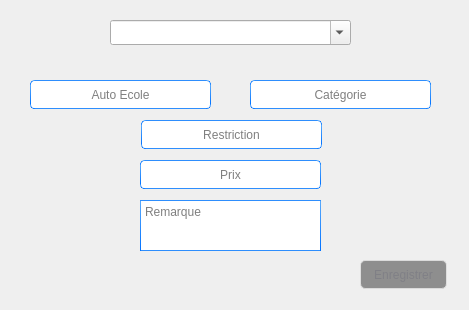
<?xml version="1.0" encoding="UTF-8"?>
<ui version="4.0">
 <class>Form</class>
 <widget class="QWidget" name="Form">
  <property name="geometry">
   <rect>
    <x>0</x>
    <y>0</y>
    <width>469</width>
    <height>310</height>
   </rect>
  </property>
  <property name="minimumSize">
   <size>
    <width>469</width>
    <height>310</height>
   </size>
  </property>
  <property name="maximumSize">
   <size>
    <width>469</width>
    <height>310</height>
   </size>
  </property>
  <property name="windowTitle">
   <string>Form</string>
  </property>
  <property name="styleSheet">
   <string notr="true">/*
background-color: rgb(0, 153, 204);
QLineEdit{
	
	background-color: rgb(255, 255, 255);
	border : 0px solid #ffffff;
}

*/

/*
Aqua Style Sheet for QT Applications
Author: Jaime A. Quiroga P.
Company: GTRONICK
Last updated: 22/01/2019, 07:55.
Available at: https://github.com/GTRONICK/QSS/blob/master/Aqua.qss
*/
QMainWindow {
	background-color:#ececec;
}
QTextEdit {
	border-width: 1px;
	border-style: solid;
	border-color: qlineargradient(spread:pad, x1:0.5, y1:1, x2:0.5, y2:0, stop:0 rgba(0, 113, 255, 255), stop:1 rgba(91, 171, 252, 255));
}
QPlainTextEdit {
	border-width: 1px;
	border-style: solid;
	border-color: qlineargradient(spread:pad, x1:0.5, y1:1, x2:0.5, y2:0, stop:0 rgba(0, 113, 255, 255), stop:1 rgba(91, 171, 252, 255));
}
QToolButton {
	border-style: solid;
	border-top-color: qlineargradient(spread:pad, x1:0.5, y1:1, x2:0.5, y2:0, stop:0 rgb(215, 215, 215), stop:1 rgb(222, 222, 222));
	border-right-color: qlineargradient(spread:pad, x1:0, y1:0.5, x2:1, y2:0.5, stop:0 rgb(217, 217, 217), stop:1 rgb(227, 227, 227));
	border-left-color: qlineargradient(spread:pad, x1:0, y1:0.5, x2:1, y2:0.5, stop:0 rgb(227, 227, 227), stop:1 rgb(217, 217, 217));
	border-bottom-color: qlineargradient(spread:pad, x1:0.5, y1:1, x2:0.5, y2:0, stop:0 rgb(215, 215, 215), stop:1 rgb(222, 222, 222));
	border-width: 1px;
	border-radius: 5px;
	color: rgb(0,0,0);
	padding: 2px;
	background-color: rgb(255,255,255);
}
QToolButton:hover{
	border-style: solid;
	border-top-color: qlineargradient(spread:pad, x1:0.5, y1:1, x2:0.5, y2:0, stop:0 rgb(195, 195, 195), stop:1 rgb(222, 222, 222));
	border-right-color: qlineargradient(spread:pad, x1:0, y1:0.5, x2:1, y2:0.5, stop:0 rgb(197, 197, 197), stop:1 rgb(227, 227, 227));
	border-left-color: qlineargradient(spread:pad, x1:0, y1:0.5, x2:1, y2:0.5, stop:0 rgb(227, 227, 227), stop:1 rgb(197, 197, 197));
	border-bottom-color: qlineargradient(spread:pad, x1:0.5, y1:1, x2:0.5, y2:0, stop:0 rgb(195, 195, 195), stop:1 rgb(222, 222, 222));
	border-width: 1px;
	border-radius: 5px;
	color: rgb(0,0,0);
	padding: 2px;
	background-color: rgb(255,255,255);
}
QToolButton:pressed{
	border-style: solid;
	border-top-color: qlineargradient(spread:pad, x1:0.5, y1:1, x2:0.5, y2:0, stop:0 rgb(215, 215, 215), stop:1 rgb(222, 222, 222));
	border-right-color: qlineargradient(spread:pad, x1:0, y1:0.5, x2:1, y2:0.5, stop:0 rgb(217, 217, 217), stop:1 rgb(227, 227, 227));
	border-left-color: qlineargradient(spread:pad, x1:0, y1:0.5, x2:1, y2:0.5, stop:0 rgb(227, 227, 227), stop:1 rgb(217, 217, 217));
	border-bottom-color: qlineargradient(spread:pad, x1:0.5, y1:1, x2:0.5, y2:0, stop:0 rgb(215, 215, 215), stop:1 rgb(222, 222, 222));
	border-width: 1px;
	border-radius: 5px;
	color: rgb(0,0,0);
	padding: 2px;
	background-color: rgb(142,142,142);
}
QPushButton{
	border-style: solid;
	border-top-color: qlineargradient(spread:pad, x1:0.5, y1:1, x2:0.5, y2:0, stop:0 rgb(215, 215, 215), stop:1 rgb(222, 222, 222));
	border-right-color: qlineargradient(spread:pad, x1:0, y1:0.5, x2:1, y2:0.5, stop:0 rgb(217, 217, 217), stop:1 rgb(227, 227, 227));
	border-left-color: qlineargradient(spread:pad, x1:0, y1:0.5, x2:1, y2:0.5, stop:0 rgb(227, 227, 227), stop:1 rgb(217, 217, 217));
	border-bottom-color: qlineargradient(spread:pad, x1:0.5, y1:1, x2:0.5, y2:0, stop:0 rgb(215, 215, 215), stop:1 rgb(222, 222, 222));
	border-width: 1px;
	border-radius: 5px;
	color: rgb(0,0,0);
	padding: 2px;
	background-color: rgb(255,255,255);
}
QPushButton::default{
	border-style: solid;
	border-top-color: qlineargradient(spread:pad, x1:0.5, y1:1, x2:0.5, y2:0, stop:0 rgb(215, 215, 215), stop:1 rgb(222, 222, 222));
	border-right-color: qlineargradient(spread:pad, x1:0, y1:0.5, x2:1, y2:0.5, stop:0 rgb(217, 217, 217), stop:1 rgb(227, 227, 227));
	border-left-color: qlineargradient(spread:pad, x1:0, y1:0.5, x2:1, y2:0.5, stop:0 rgb(227, 227, 227), stop:1 rgb(217, 217, 217));
	border-bottom-color: qlineargradient(spread:pad, x1:0.5, y1:1, x2:0.5, y2:0, stop:0 rgb(215, 215, 215), stop:1 rgb(222, 222, 222));
	border-width: 1px;
	border-radius: 5px;
	color: rgb(0,0,0);
	padding: 2px;
	background-color: rgb(255,255,255);
}
QPushButton:hover{
	border-style: solid;
	border-top-color: qlineargradient(spread:pad, x1:0.5, y1:1, x2:0.5, y2:0, stop:0 rgb(195, 195, 195), stop:1 rgb(222, 222, 222));
	border-right-color: qlineargradient(spread:pad, x1:0, y1:0.5, x2:1, y2:0.5, stop:0 rgb(197, 197, 197), stop:1 rgb(227, 227, 227));
	border-left-color: qlineargradient(spread:pad, x1:0, y1:0.5, x2:1, y2:0.5, stop:0 rgb(227, 227, 227), stop:1 rgb(197, 197, 197));
	border-bottom-color: qlineargradient(spread:pad, x1:0.5, y1:1, x2:0.5, y2:0, stop:0 rgb(195, 195, 195), stop:1 rgb(222, 222, 222));
	border-width: 1px;
	border-radius: 5px;
	color: rgb(0,0,0);
	padding: 2px;
	/*background-color: rgb(255,255,255);*/
	background-color: qlineargradient(spread:pad, x1:0.5, y1:1, x2:0.5, y2:0, stop:0 rgba(0, 113, 255, 255), stop:1 rgba(91, 171, 252, 255));
}
QPushButton:pressed{
	border-style: solid;
	border-top-color: qlineargradient(spread:pad, x1:0.5, y1:1, x2:0.5, y2:0, stop:0 rgb(215, 215, 215), stop:1 rgb(222, 222, 222));
	border-right-color: qlineargradient(spread:pad, x1:0, y1:0.5, x2:1, y2:0.5, stop:0 rgb(217, 217, 217), stop:1 rgb(227, 227, 227));
	border-left-color: qlineargradient(spread:pad, x1:0, y1:0.5, x2:1, y2:0.5, stop:0 rgb(227, 227, 227), stop:1 rgb(217, 217, 217));
	border-bottom-color: qlineargradient(spread:pad, x1:0.5, y1:1, x2:0.5, y2:0, stop:0 rgb(215, 215, 215), stop:1 rgb(222, 222, 222));
	border-width: 1px;
	border-radius: 5px;
	color: rgb(0,0,0);
	padding: 2px;
	background-color: rgb(142,142,142);
}
QPushButton:disabled{
	border-style: solid;
	border-top-color: qlineargradient(spread:pad, x1:0.5, y1:1, x2:0.5, y2:0, stop:0 rgb(215, 215, 215), stop:1 rgb(222, 222, 222));
	border-right-color: qlineargradient(spread:pad, x1:0, y1:0.5, x2:1, y2:0.5, stop:0 rgb(217, 217, 217), stop:1 rgb(227, 227, 227));
	border-left-color: qlineargradient(spread:pad, x1:0, y1:0.5, x2:1, y2:0.5, stop:0 rgb(227, 227, 227), stop:1 rgb(217, 217, 217));
	border-bottom-color: qlineargradient(spread:pad, x1:0.5, y1:1, x2:0.5, y2:0, stop:0 rgb(215, 215, 215), stop:1 rgb(222, 222, 222));
	border-width: 1px;
	border-radius: 5px;
	color: #808086;
	padding: 2px;
	background-color: rgb(142,142,142);
}
QLineEdit {
	border-width: 1px; border-radius: 4px;
	border-style: solid;
	border-color: qlineargradient(spread:pad, x1:0.5, y1:1, x2:0.5, y2:0, stop:0 rgba(0, 113, 255, 255), stop:1 rgba(91, 171, 252, 255));
}
QLabel {
	color: #000000;
}
QLCDNumber {
	color: rgb(0, 113, 255, 255);
}
QProgressBar {
	text-align: center;
	color: rgb(240, 240, 240);
	border-width: 1px; 
	border-radius: 10px;
	border-color: rgb(230, 230, 230);
	border-style: solid;
	background-color:rgb(207,207,207);
}
QProgressBar::chunk {
	background-color: qlineargradient(spread:pad, x1:0.5, y1:1, x2:0.5, y2:0, stop:0 rgba(49, 147, 250, 255), stop:1 rgba(34, 142, 255, 255));
	border-radius: 10px;
}
QMenuBar {
	background-color: qlineargradient(spread:pad, x1:0.5, y1:1, x2:0.5, y2:0, stop:0 rgba(207, 209, 207, 255), stop:1 rgba(230, 229, 230, 255));
}
QMenuBar::item {
	color: #000000;
  	spacing: 3px;
  	padding: 1px 4px;
	background-color: qlineargradient(spread:pad, x1:0.5, y1:1, x2:0.5, y2:0, stop:0 rgba(207, 209, 207, 255), stop:1 rgba(230, 229, 230, 255));
}

QMenuBar::item:selected {
  	background-color: qlineargradient(spread:pad, x1:0.5, y1:1, x2:0.5, y2:0, stop:0 rgba(0, 113, 255, 255), stop:1 rgba(91, 171, 252, 255));
	color: #FFFFFF;
}
QMenu::item:selected {
	border-style: solid;
	border-top-color: transparent;
	border-right-color: transparent;
	border-left-color: qlineargradient(spread:pad, x1:0.5, y1:1, x2:0.5, y2:0, stop:0 rgba(0, 113, 255, 255), stop:1 rgba(91, 171, 252, 255));
	border-bottom-color: transparent;
	border-left-width: 2px;
	color: #000000;
	padding-left:15px;
	padding-top:4px;
	padding-bottom:4px;
	padding-right:7px;
}
QMenu::item {
	border-style: solid;
	border-top-color: transparent;
	border-right-color: transparent;
	border-left-color: transparent;
	border-bottom-color: transparent;
	border-bottom-width: 1px;
	color: #000000;
	padding-left:17px;
	padding-top:4px;
	padding-bottom:4px;
	padding-right:7px;
}
QTabWidget {
	color:rgb(0,0,0);
	background-color:#000000;
}
QTabWidget::pane {
		border-color: rgb(223,223,223);
		background-color:rgb(226,226,226);
		border-style: solid;
		border-width: 2px;
    	border-radius: 6px;
}
QTabBar::tab:first {
	border-style: solid;
	border-left-width:1px;
	border-right-width:0px;
	border-top-width:1px;
	border-bottom-width:1px;
	border-top-color: rgb(209,209,209);
	border-left-color: qlineargradient(spread:pad, x1:0.5, y1:1, x2:0.5, y2:0, stop:0 rgba(209, 209, 209, 209), stop:1 rgba(229, 229, 229, 229));
	border-bottom-color: rgb(229,229,229);
	border-top-left-radius: 4px;
	border-bottom-left-radius: 4px;
	color: #000000;
	padding: 3px;
	margin-left:0px;
	background-color: qlineargradient(spread:pad, x1:0.5, y1:1, x2:0.5, y2:0, stop:0 rgba(247, 247, 247, 255), stop:1 rgba(255, 255, 255, 255));
}
QTabBar::tab:last {
	border-style: solid;
	border-width:1px;
	border-top-color: rgb(209,209,209);
	border-left-color: qlineargradient(spread:pad, x1:0.5, y1:1, x2:0.5, y2:0, stop:0 rgba(209, 209, 209, 209), stop:1 rgba(229, 229, 229, 229));
	border-right-color: qlineargradient(spread:pad, x1:0.5, y1:1, x2:0.5, y2:0, stop:0 rgba(209, 209, 209, 209), stop:1 rgba(229, 229, 229, 229));
	border-bottom-color: rgb(229,229,229);
	border-top-right-radius: 4px;
	border-bottom-right-radius: 4px;
	color: #000000;
	padding: 3px;
	margin-left:0px;
	background-color: qlineargradient(spread:pad, x1:0.5, y1:1, x2:0.5, y2:0, stop:0 rgba(247, 247, 247, 255), stop:1 rgba(255, 255, 255, 255));
}
QTabBar::tab {
	border-style: solid;
	border-top-width:1px;
	border-bottom-width:1px;
	border-left-width:1px;
	border-top-color: rgb(209,209,209);
	border-left-color: qlineargradient(spread:pad, x1:0.5, y1:1, x2:0.5, y2:0, stop:0 rgba(209, 209, 209, 209), stop:1 rgba(229, 229, 229, 229));
	border-bottom-color: rgb(229,229,229);
	color: #000000;
	padding: 3px;
	margin-left:0px;
	background-color: qlineargradient(spread:pad, x1:0.5, y1:1, x2:0.5, y2:0, stop:0 rgba(247, 247, 247, 255), stop:1 rgba(255, 255, 255, 255));
}
QTabBar::tab:selected, QTabBar::tab:last:selected, QTabBar::tab:hover {
  	border-style: solid;
  	border-left-width:1px;
	border-right-color: transparent;
	border-top-color: rgb(209,209,209);
	border-left-color: qlineargradient(spread:pad, x1:0.5, y1:1, x2:0.5, y2:0, stop:0 rgba(209, 209, 209, 209), stop:1 rgba(229, 229, 229, 229));
	border-bottom-color: rgb(229,229,229);
	color: #FFFFFF;
	padding: 3px;
	margin-left:0px;
	background-color: qlineargradient(spread:pad, x1:0.5, y1:1, x2:0.5, y2:0, stop:0 rgba(0, 113, 255, 255), stop:1 rgba(91, 171, 252, 255));
}

QTabBar::tab:selected, QTabBar::tab:first:selected, QTabBar::tab:hover {
  	border-style: solid;
  	border-left-width:1px;
  	border-bottom-width:1px;
  	border-top-width:1px;
	border-right-color: transparent;
	border-top-color: rgb(209,209,209);
	border-left-color: qlineargradient(spread:pad, x1:0.5, y1:1, x2:0.5, y2:0, stop:0 rgba(209, 209, 209, 209), stop:1 rgba(229, 229, 229, 229));
	border-bottom-color: rgb(229,229,229);
	color: #FFFFFF;
	padding: 3px;
	margin-left:0px;
	background-color: qlineargradient(spread:pad, x1:0.5, y1:1, x2:0.5, y2:0, stop:0 rgba(0, 113, 255, 255), stop:1 rgba(91, 171, 252, 255));
}

QCheckBox {
	color: #000000;
	padding: 2px;
}
QCheckBox:disabled {
	color: #808086;
	padding: 2px;
}

QCheckBox:hover {
	border-radius:4px;
	border-style:solid;
	padding-left: 1px;
	padding-right: 1px;
	padding-bottom: 1px;
	padding-top: 1px;
	border-width:1px;
	border-color: transparent;
}
QCheckBox::indicator:checked {

	height: 10px;
	width: 10px;
	border-style:solid;
	border-width: 1px;
	border-color: qlineargradient(spread:pad, x1:0.5, y1:1, x2:0.5, y2:0, stop:0 rgba(0, 113, 255, 255), stop:1 rgba(91, 171, 252, 255));
	color: #000000;
	background-color: qlineargradient(spread:pad, x1:0.5, y1:1, x2:0.5, y2:0, stop:0 rgba(0, 113, 255, 255), stop:1 rgba(91, 171, 252, 255));
}
QCheckBox::indicator:unchecked {

	height: 10px;
	width: 10px;
	border-style:solid;
	border-width: 1px;
	border-color: qlineargradient(spread:pad, x1:0.5, y1:1, x2:0.5, y2:0, stop:0 rgba(0, 113, 255, 255), stop:1 rgba(91, 171, 252, 255));
	color: #000000;
}
QRadioButton {
	color: 000000;
	padding: 1px;
}
QRadioButton::indicator:checked {
	height: 10px;
	width: 10px;
	border-style:solid;
	border-radius:5px;
	border-width: 1px;
	border-color: qlineargradient(spread:pad, x1:0.5, y1:1, x2:0.5, y2:0, stop:0 rgba(0, 113, 255, 255), stop:1 rgba(91, 171, 252, 255));
	color: #a9b7c6;
	background-color: qlineargradient(spread:pad, x1:0.5, y1:1, x2:0.5, y2:0, stop:0 rgba(0, 113, 255, 255), stop:1 rgba(91, 171, 252, 255));
}
QRadioButton::indicator:!checked {
	height: 10px;
	width: 10px;
	border-style:solid;
	border-radius:5px;
	border-width: 1px;
	border-color: qlineargradient(spread:pad, x1:0.5, y1:1, x2:0.5, y2:0, stop:0 rgba(0, 113, 255, 255), stop:1 rgba(91, 171, 252, 255));
	color: #a9b7c6;
	background-color: transparent;
}
QStatusBar {
	color:#027f7f;
}
QSpinBox {
	border-style: solid;
	border-width: 1px;
	border-color: qlineargradient(spread:pad, x1:0.5, y1:1, x2:0.5, y2:0, stop:0 rgba(0, 113, 255, 255), stop:1 rgba(91, 171, 252, 255));
}
QDoubleSpinBox {
	border-style: solid;
	border-width: 1px;
	border-color: qlineargradient(spread:pad, x1:0.5, y1:1, x2:0.5, y2:0, stop:0 rgba(0, 113, 255, 255), stop:1 rgba(91, 171, 252, 255));
}
QTimeEdit {
	border-style: solid;
	border-width: 1px;
	border-color: qlineargradient(spread:pad, x1:0.5, y1:1, x2:0.5, y2:0, stop:0 rgba(0, 113, 255, 255), stop:1 rgba(91, 171, 252, 255));
}
QDateTimeEdit {
	border-style: solid;
	border-width: 1px;
	border-color: qlineargradient(spread:pad, x1:0.5, y1:1, x2:0.5, y2:0, stop:0 rgba(0, 113, 255, 255), stop:1 rgba(91, 171, 252, 255));
}
QDateEdit {
	border-style: solid;
	border-width: 1px;
	border-color: qlineargradient(spread:pad, x1:0.5, y1:1, x2:0.5, y2:0, stop:0 rgba(0, 113, 255, 255), stop:1 rgba(91, 171, 252, 255));
}

QToolBox {
	color: #a9b7c6;
	background-color:#000000;
}
QToolBox::tab {
	color: #a9b7c6;
	background-color:#000000;
}
QToolBox::tab:selected {
	color: #FFFFFF;
	background-color:#000000;
}
QScrollArea {
	color: #FFFFFF;
	background-color:#000000;
}
QSlider::groove:horizontal {
	height: 5px;
	background-color: qlineargradient(spread:pad, x1:0.5, y1:1, x2:0.5, y2:0, stop:0 rgba(49, 147, 250, 255), stop:1 rgba(34, 142, 255, 255));
}
QSlider::groove:vertical {
	width: 5px;
	background-color: qlineargradient(spread:pad, x1:0.5, y1:1, x2:0.5, y2:0, stop:0 rgba(49, 147, 250, 255), stop:1 rgba(34, 142, 255, 255));
}
QSlider::handle:horizontal {
	background: rgb(253,253,253);
	border-style: solid;
	border-width: 1px;
	border-color: rgb(207,207,207);
	width: 12px;
	margin: -5px 0;
	border-radius: 7px;
}
QSlider::handle:vertical {
	background: rgb(253,253,253);
	border-style: solid;
	border-width: 1px;
	border-color: rgb(207,207,207);
	height: 12px;
	margin: 0 -5px;
	border-radius: 7px;
}
QSlider::add-page:horizontal {
    background: rgb(181,181,181);
}
QSlider::add-page:vertical {
    background: rgb(181,181,181);
}
QSlider::sub-page:horizontal {
    background-color: qlineargradient(spread:pad, x1:0.5, y1:1, x2:0.5, y2:0, stop:0 rgba(49, 147, 250, 255), stop:1 rgba(34, 142, 255, 255));
}
QSlider::sub-page:vertical {
    background-color: qlineargradient(spread:pad, y1:0.5, x1:1, y2:0.5, x2:0, stop:0 rgba(49, 147, 250, 255), stop:1 rgba(34, 142, 255, 255));
}
QScrollBar:horizontal {
	max-height: 20px;
	border: 1px transparent grey;
	margin: 0px 20px 0px 20px;
}
QScrollBar:vertical {
	max-width: 20px;
	border: 1px transparent grey;
	margin: 20px 0px 20px 0px;
}
QScrollBar::handle:horizontal {
	background: rgb(253,253,253);
	border-style: solid;
	border-width: 1px;
	border-color: rgb(207,207,207);
	border-radius: 7px;
	min-width: 25px;
}
QScrollBar::handle:horizontal:hover {
	background: rgb(253,253,253);
	border-style: solid;
	border-width: 1px;
	border-color: rgb(147, 200, 200);
	border-radius: 7px;
	min-width: 25px;
}
QScrollBar::handle:vertical {
	background: rgb(253,253,253);
	border-style: solid;
	border-width: 1px;
	border-color: rgb(207,207,207);
	border-radius: 7px;
	min-height: 25px;
}
QScrollBar::handle:vertical:hover {
	background: rgb(253,253,253);
	border-style: solid;
	border-width: 1px;
	border-color: rgb(147, 200, 200);
	border-radius: 7px;
	min-height: 25px;
}
QScrollBar::add-line:horizontal {
   border: 2px transparent grey;
   border-top-right-radius: 7px;
   border-bottom-right-radius: 7px;
   background: rgba(34, 142, 255, 255);
   width: 20px;
   subcontrol-position: right;
   subcontrol-origin: margin;
}
QScrollBar::add-line:horizontal:pressed {
   border: 2px transparent grey;
   border-top-right-radius: 7px;
   border-bottom-right-radius: 7px;
   background: rgb(181,181,181);
   width: 20px;
   subcontrol-position: right;
   subcontrol-origin: margin;
}
QScrollBar::add-line:vertical {
   border: 2px transparent grey;
   border-bottom-left-radius: 7px;
   border-bottom-right-radius: 7px;
   background: rgba(34, 142, 255, 255);
   height: 20px;
   subcontrol-position: bottom;
   subcontrol-origin: margin;
}
QScrollBar::add-line:vertical:pressed {
   border: 2px transparent grey;
   border-bottom-left-radius: 7px;
   border-bottom-right-radius: 7px;
   background: rgb(181,181,181);
   height: 20px;
   subcontrol-position: bottom;
   subcontrol-origin: margin;
}
QScrollBar::sub-line:horizontal {
   border: 2px transparent grey;
   border-top-left-radius: 7px;
   border-bottom-left-radius: 7px;
   background: rgba(34, 142, 255, 255);
   width: 20px;
   subcontrol-position: left;
   subcontrol-origin: margin;
}
QScrollBar::sub-line:horizontal:pressed {
   border: 2px transparent grey;
   border-top-left-radius: 7px;
   border-bottom-left-radius: 7px;
   background: rgb(181,181,181);
   width: 20px;
   subcontrol-position: left;
   subcontrol-origin: margin;
}
QScrollBar::sub-line:vertical {
   border: 2px transparent grey;
   border-top-left-radius: 7px;
   border-top-right-radius: 7px;
   background: rgba(34, 142, 255, 255);
   height: 20px;
   subcontrol-position: top;
   subcontrol-origin: margin;
}
QScrollBar::sub-line:vertical:pressed {
   border: 2px transparent grey;
   border-top-left-radius: 7px;
   border-top-right-radius: 7px;
   background: rgb(181,181,181);
   height: 20px;
   subcontrol-position: top;
   subcontrol-origin: margin;
}
QScrollBar::left-arrow:horizontal {
   border: 1px transparent grey;
   border-top-left-radius: 3px;
   border-bottom-left-radius: 3px;
   width: 6px;
   height: 6px;
   background: white;
}
QScrollBar::right-arrow:horizontal {
   border: 1px transparent grey;
   border-top-right-radius: 3px;
   border-bottom-right-radius: 3px;
   width: 6px;
   height: 6px;
   background: white;
}
QScrollBar::up-arrow:vertical {
   border: 1px transparent grey;
   border-top-left-radius: 3px;
   border-top-right-radius: 3px;
   width: 6px;
   height: 6px;
   background: white;
}
QScrollBar::down-arrow:vertical {
   border: 1px transparent grey;
   border-bottom-left-radius: 3px;
   border-bottom-right-radius: 3px;
   width: 6px;
   height: 6px;
   background: white;
}
QScrollBar::add-page:horizontal, QScrollBar::sub-page:horizontal {
   background: none;
}
QScrollBar::add-page:vertical, QScrollBar::sub-page:vertical {
   background: none;
}

/*################################*/
QGroupBox {
    color: #828282;
    font-weight: bold;
    border:1px solid blue;
    border-radius: 4px;
    margin-top: 20px;
    border-color: rgba(0, 0, 0, 20); /* lighter than &quot;QGroupBox&quot; border-color */
    background-color: rgba(255, 255, 255, 15);
}

QGroupBox::title {
    subcontrol-origin: margin;
    subcontrol-position: top left;
    padding-left: 10px;
    padding-right: 10px;
    padding-top: 10px;
    background-color: transparent;
}
</string>
  </property>
  <widget class="QComboBox" name="comboBox">
   <property name="geometry">
    <rect>
     <x>110</x>
     <y>20</y>
     <width>241</width>
     <height>25</height>
    </rect>
   </property>
   <property name="editable">
    <bool>true</bool>
   </property>
  </widget>
  <widget class="QLineEdit" name="lineEdit">
   <property name="geometry">
    <rect>
     <x>30</x>
     <y>80</y>
     <width>181</width>
     <height>29</height>
    </rect>
   </property>
   <property name="alignment">
    <set>Qt::AlignCenter</set>
   </property>
   <property name="placeholderText">
    <string>Auto Ecole</string>
   </property>
  </widget>
  <widget class="QLineEdit" name="lineEdit_2">
   <property name="geometry">
    <rect>
     <x>250</x>
     <y>80</y>
     <width>181</width>
     <height>29</height>
    </rect>
   </property>
   <property name="alignment">
    <set>Qt::AlignCenter</set>
   </property>
   <property name="placeholderText">
    <string>Catégorie</string>
   </property>
  </widget>
  <widget class="QLineEdit" name="lineEdit_3">
   <property name="geometry">
    <rect>
     <x>140</x>
     <y>160</y>
     <width>181</width>
     <height>29</height>
    </rect>
   </property>
   <property name="alignment">
    <set>Qt::AlignCenter</set>
   </property>
   <property name="placeholderText">
    <string>Prix</string>
   </property>
  </widget>
  <widget class="QTextEdit" name="textEdit">
   <property name="geometry">
    <rect>
     <x>140</x>
     <y>200</y>
     <width>181</width>
     <height>51</height>
    </rect>
   </property>
   <property name="placeholderText">
    <string>Remarque</string>
   </property>
  </widget>
  <widget class="QPushButton" name="pushButton">
   <property name="enabled">
    <bool>false</bool>
   </property>
   <property name="geometry">
    <rect>
     <x>360</x>
     <y>260</y>
     <width>87</width>
     <height>29</height>
    </rect>
   </property>
   <property name="text">
    <string>Enregistrer</string>
   </property>
  </widget>
  <widget class="QLineEdit" name="lineEdit_4">
   <property name="geometry">
    <rect>
     <x>141</x>
     <y>120</y>
     <width>181</width>
     <height>29</height>
    </rect>
   </property>
   <property name="alignment">
    <set>Qt::AlignCenter</set>
   </property>
   <property name="placeholderText">
    <string>Restriction</string>
   </property>
  </widget>
 </widget>
 <resources/>
 <connections/>
</ui>
